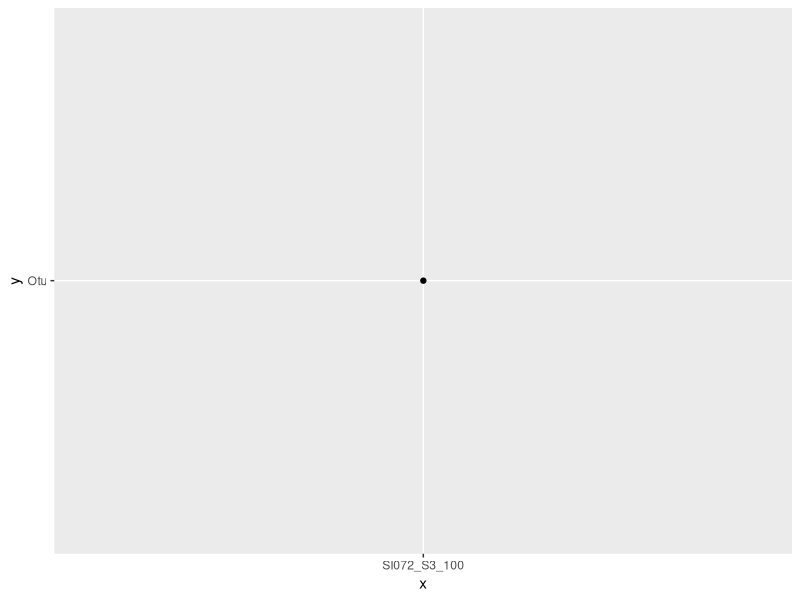

This figure's R source:
## ---- chunk 1
knitr::opts_chunk$set(echo = FALSE)
## ---- chunk 2
library(tidyverse)

#Load data
md<- read.table(file="Saanich.metadata.txt", header=TRUE, row.names = 1, sep="\t", na.strings=c("NAN","NA","."))
otu<- read.table(file="Saanich.OTU.txt", header=TRUE, row.names = 1, sep="\t", na.strings=c("NAN","NA","."))
df <- otu[2,]
#create graph of otu data
library(ggplot2)
ggplot(df, aes(x = "SI072_S3_100", y = "Otu")) +
  geom_point()
